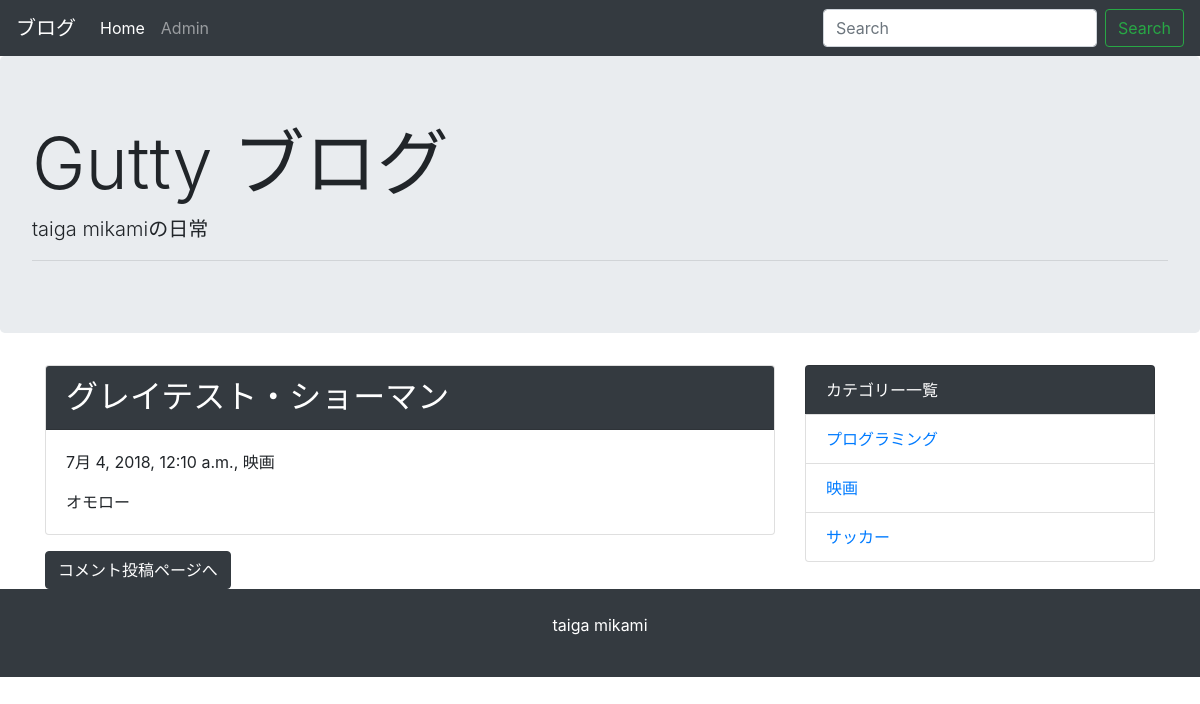
/detail/3, run on the app's committed database.
### blog/models.py (models this page shows, shortened)
class Post(models.Model):
  title = models.CharField('タイトル', max_length=255)
  text = models.TextField('本文')
  created_at = models.DateTimeField('作成日', default=timezone.now)
  category = models.ForeignKey(Category, verbose_name='カテゴリ', on_delete=models.PROTECT)

class Category(models.Model):
  name = models.CharField('カテゴリ名', max_length=255)
  created_at = models.DateTimeField('作成日', default=timezone.now)
  def __str__(self):
    return self.name

### blog/views.py (the view)
# urls.py: path('detail/<int:pk>', views.DetailView.as_view(), name='detail'),
class DetailView(generic.DetailView):
  model = Post

### blog/context_processors.py (called while the page is built)
def common(request):
  context = {
    'category_list': Category.objects.all(),
  }
  return context

### blog/templates/blog/post_detail.html (shortened to what this page needs)
{% extends 'base.html' %}
{% block content %}
	<div class="card mb-3">
		<h2 class="card-header bg-dark text-white">{{ post.title }}</h2>
		<div class="card-body">
			<p>{{ post.created_at }}, {{ post.category }}</p>
			{{ post.text | linebreaksbr | urlize}}
		</div>
	</div>
	<a href="{% url 'blog:comment' post.pk %}" class="btn btn-dark">コメント投稿ページへ</a>
{% endblock %}

### templates/base.html (shortened to what this page needs)
{% load static %}
<!DOCTYPE html>
<html lang="ja">
<head>
	<link href="{% static 'vendor/bootstrap/css/bootstrap.css' %}" rel="stylesheet">
</head>
<body>
{% include "navi.html" %}
<div class="jumbotron">
	<h1 class="display-3">Gutty ブログ</h1>
	<p class="lead">taiga mikamiの日常</p>
	<hr class="my-2">
</div>
<div class="container">
	<div class="row">
		<div class="col-md-8">
			{% block content %}
			{% endblock %}
		</div>
		<div class="col-md-4">
			<ul class="list-group">
			<li class="list-group-item bg-dark text-white">カテゴリー一覧</li>
				{% for category in category_list %}
					<li class="list-group-item">
						<a href="{% url 'blog:category' category.pk %}">{{ category }}</a>
					</li>
				{% endfor %}
			</ul>
		</div>
	</div>
</div>
<footer class="bg-dark text-white text-center py-4">
	<p>taiga mikami</p>
</footer>
</body>
</html>

### data on the page
Post: title "グレイテスト・ショーマン", created_at "7月 4, 2018, 12:10 a.m.", category "映画", text "オモロー"
Category: name "プログラミング"
Category: name "映画"
Category: name "サッカー"
